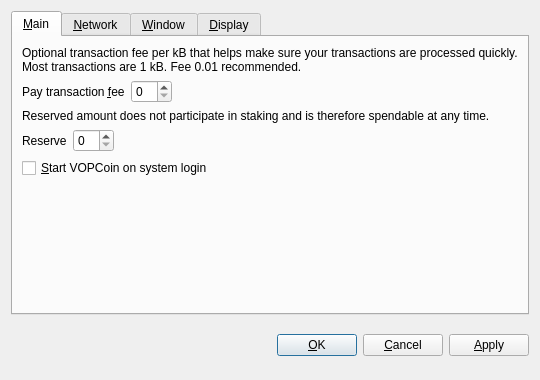
<?xml version="1.0" encoding="UTF-8"?>
<ui version="4.0">
 <class>OptionsDialog</class>
 <widget class="QDialog" name="OptionsDialog">
  <property name="geometry">
   <rect>
    <x>0</x>
    <y>0</y>
    <width>540</width>
    <height>380</height>
   </rect>
  </property>
  <property name="windowTitle">
   <string>Options</string>
  </property>
  <property name="modal">
   <bool>true</bool>
  </property>
  <layout class="QVBoxLayout" name="verticalLayout">
   <item>
    <widget class="QTabWidget" name="tabWidget">
     <property name="tabPosition">
      <enum>QTabWidget::North</enum>
     </property>
     <property name="currentIndex">
      <number>0</number>
     </property>
     <widget class="QWidget" name="tabMain">
      <attribute name="title">
       <string>&amp;Main</string>
      </attribute>
      <layout class="QVBoxLayout" name="verticalLayout_Main">
       <item>
        <widget class="QLabel" name="transactionFeeInfoLabel">
         <property name="text">
          <string>Optional transaction fee per kB that helps make sure your transactions are processed quickly. Most transactions are 1 kB. Fee 0.01 recommended.</string>
         </property>
         <property name="textFormat">
          <enum>Qt::PlainText</enum>
         </property>
         <property name="wordWrap">
          <bool>true</bool>
         </property>
        </widget>
       </item>
       <item>
        <layout class="QHBoxLayout" name="horizontalLayoutFee">
         <item>
          <widget class="QLabel" name="transactionFeeLabel">
           <property name="text">
            <string>Pay transaction &amp;fee</string>
           </property>
           <property name="textFormat">
            <enum>Qt::PlainText</enum>
           </property>
           <property name="buddy">
            <cstring>transactionFee</cstring>
           </property>
          </widget>
         </item>
         <item>
          <widget class="BitcoinAmountField" name="transactionFee"/>
         </item>
         <item>
          <spacer name="horizontalSpacerFee">
           <property name="orientation">
            <enum>Qt::Horizontal</enum>
           </property>
           <property name="sizeHint" stdset="0">
            <size>
             <width>40</width>
             <height>20</height>
            </size>
           </property>
          </spacer>
         </item>
        </layout>
       </item>
       <item>
        <widget class="QLabel" name="reserveBalanceInfoLabel">
         <property name="text">
          <string>Reserved amount does not participate in staking and is therefore spendable at any time.</string>
         </property>
         <property name="textFormat">
          <enum>Qt::PlainText</enum>
         </property>
         <property name="wordWrap">
          <bool>true</bool>
         </property>
        </widget>
       </item>
       <item>
        <layout class="QHBoxLayout" name="horizontalLayoutReserveBalance">
         <item>
          <widget class="QLabel" name="reserveBalanceLabel">
           <property name="text">
            <string>Reserve</string>
           </property>
           <property name="textFormat">
            <enum>Qt::PlainText</enum>
           </property>
           <property name="buddy">
            <cstring>reserveBalance</cstring>
           </property>
          </widget>
         </item>
         <item>
          <widget class="BitcoinAmountField" name="reserveBalance"/>
         </item>
         <item>
          <spacer name="horizontalSpacerReserveBalance">
           <property name="orientation">
            <enum>Qt::Horizontal</enum>
           </property>
           <property name="sizeHint" stdset="0">
            <size>
             <width>40</width>
             <height>20</height>
            </size>
           </property>
          </spacer>
         </item>
        </layout>
       </item>
       <item>
        <widget class="QCheckBox" name="bitcoinAtStartup">
         <property name="toolTip">
          <string>Automatically start VOPCoin after logging in to the system.</string>
         </property>
         <property name="text">
          <string>&amp;Start VOPCoin on system login</string>
         </property>
        </widget>
       </item>
       <item>
        <spacer name="verticalSpacer_Main">
         <property name="orientation">
          <enum>Qt::Vertical</enum>
         </property>
         <property name="sizeHint" stdset="0">
          <size>
           <width>20</width>
           <height>40</height>
          </size>
         </property>
        </spacer>
       </item>
      </layout>
     </widget>
     <widget class="QWidget" name="tabNetwork">
      <attribute name="title">
       <string>&amp;Network</string>
      </attribute>
      <layout class="QVBoxLayout" name="verticalLayout_Network">
       <item>
        <widget class="QCheckBox" name="mapPortUpnp">
         <property name="toolTip">
          <string>Automatically open the VOPCoin client port on the router. This only works when your router supports UPnP and it is enabled.</string>
         </property>
         <property name="text">
          <string>Map port using &amp;UPnP</string>
         </property>
        </widget>
       </item>
       <item>
        <widget class="QCheckBox" name="connectSocks">
         <property name="toolTip">
          <string>Connect to the VOPCoin network through a SOCKS proxy (e.g. when connecting through Tor).</string>
         </property>
         <property name="text">
          <string>&amp;Connect through SOCKS proxy:</string>
         </property>
        </widget>
       </item>
       <item>
        <layout class="QHBoxLayout" name="horizontalLayout_Network">
         <item>
          <widget class="QLabel" name="proxyIpLabel">
           <property name="text">
            <string>Proxy &amp;IP:</string>
           </property>
           <property name="textFormat">
            <enum>Qt::PlainText</enum>
           </property>
           <property name="buddy">
            <cstring>proxyIp</cstring>
           </property>
          </widget>
         </item>
         <item>
          <widget class="QValidatedLineEdit" name="proxyIp">
           <property name="maximumSize">
            <size>
             <width>140</width>
             <height>16777215</height>
            </size>
           </property>
           <property name="toolTip">
            <string>IP address of the proxy (e.g. 127.0.0.1)</string>
           </property>
          </widget>
         </item>
         <item>
          <widget class="QLabel" name="proxyPortLabel">
           <property name="text">
            <string>&amp;Port:</string>
           </property>
           <property name="textFormat">
            <enum>Qt::PlainText</enum>
           </property>
           <property name="buddy">
            <cstring>proxyPort</cstring>
           </property>
          </widget>
         </item>
         <item>
          <widget class="QLineEdit" name="proxyPort">
           <property name="maximumSize">
            <size>
             <width>55</width>
             <height>16777215</height>
            </size>
           </property>
           <property name="toolTip">
            <string>Port of the proxy (e.g. 9050)</string>
           </property>
          </widget>
         </item>
         <item>
          <widget class="QLabel" name="socksVersionLabel">
           <property name="text">
            <string>SOCKS &amp;Version:</string>
           </property>
           <property name="textFormat">
            <enum>Qt::PlainText</enum>
           </property>
           <property name="buddy">
            <cstring>socksVersion</cstring>
           </property>
          </widget>
         </item>
         <item>
          <widget class="QValueComboBox" name="socksVersion">
           <property name="toolTip">
            <string>SOCKS version of the proxy (e.g. 5)</string>
           </property>
          </widget>
         </item>
         <item>
          <spacer name="horizontalSpacer_Network">
           <property name="orientation">
            <enum>Qt::Horizontal</enum>
           </property>
           <property name="sizeHint" stdset="0">
            <size>
             <width>40</width>
             <height>20</height>
            </size>
           </property>
          </spacer>
         </item>
        </layout>
       </item>
       <item>
        <spacer name="verticalSpacer_Network">
         <property name="orientation">
          <enum>Qt::Vertical</enum>
         </property>
         <property name="sizeHint" stdset="0">
          <size>
           <width>20</width>
           <height>40</height>
          </size>
         </property>
        </spacer>
       </item>
      </layout>
     </widget>
     <widget class="QWidget" name="tabWindow">
      <attribute name="title">
       <string>&amp;Window</string>
      </attribute>
      <layout class="QVBoxLayout" name="verticalLayout_Window">
       <item>
        <widget class="QCheckBox" name="minimizeToTray">
         <property name="toolTip">
          <string>Show only a tray icon after minimizing the window.</string>
         </property>
         <property name="text">
          <string>&amp;Minimize to the tray instead of the taskbar</string>
         </property>
        </widget>
       </item>
       <item>
        <widget class="QCheckBox" name="minimizeOnClose">
         <property name="toolTip">
          <string>Minimize instead of exit the application when the window is closed. When this option is enabled, the application will be closed only after selecting Quit in the menu.</string>
         </property>
         <property name="text">
          <string>M&amp;inimize on close</string>
         </property>
        </widget>
       </item>
       <item>
        <spacer name="verticalSpacer_Window">
         <property name="orientation">
          <enum>Qt::Vertical</enum>
         </property>
         <property name="sizeHint" stdset="0">
          <size>
           <width>20</width>
           <height>40</height>
          </size>
         </property>
        </spacer>
       </item>
      </layout>
     </widget>
     <widget class="QWidget" name="tabDisplay">
      <attribute name="title">
       <string>&amp;Display</string>
      </attribute>
      <layout class="QVBoxLayout" name="verticalLayout_Display">
       <item>
        <layout class="QHBoxLayout" name="horizontalLayout_1_Display">
         <item>
          <widget class="QLabel" name="langLabel">
           <property name="text">
            <string>User Interface &amp;language:</string>
           </property>
           <property name="textFormat">
            <enum>Qt::PlainText</enum>
           </property>
           <property name="buddy">
            <cstring>lang</cstring>
           </property>
          </widget>
         </item>
         <item>
          <widget class="QValueComboBox" name="lang">
           <property name="toolTip">
            <string>The user interface language can be set here. This setting will take effect after restarting VOPCoin.</string>
           </property>
          </widget>
         </item>
        </layout>
       </item>
       <item>
        <layout class="QHBoxLayout" name="horizontalLayout_2_Display">
         <item>
          <widget class="QLabel" name="unitLabel">
           <property name="text">
            <string>&amp;Unit to show amounts in:</string>
           </property>
           <property name="textFormat">
            <enum>Qt::PlainText</enum>
           </property>
           <property name="buddy">
            <cstring>unit</cstring>
           </property>
          </widget>
         </item>
         <item>
          <widget class="QValueComboBox" name="unit">
           <property name="toolTip">
            <string>Choose the default subdivision unit to show in the interface and when sending coins.</string>
           </property>
          </widget>
         </item>
        </layout>
       </item>
       <item>
        <widget class="QCheckBox" name="displayAddresses">
         <property name="toolTip">
          <string>Whether to show VOPCoin addresses in the transaction list or not.</string>
         </property>
         <property name="text">
          <string>&amp;Display addresses in transaction list</string>
         </property>
        </widget>
       </item>
       <item>
        <widget class="QCheckBox" name="coinControlFeatures">
         <property name="toolTip">
          <string>Whether to show coin control features or not.</string>
         </property>
         <property name="text">
          <string>Display coin &amp;control features (experts only!)</string>
         </property>
        </widget>
       </item>
       <item>
        <spacer name="verticalSpacer_Display">
         <property name="orientation">
          <enum>Qt::Vertical</enum>
         </property>
         <property name="sizeHint" stdset="0">
          <size>
           <width>20</width>
           <height>40</height>
          </size>
         </property>
        </spacer>
       </item>
      </layout>
     </widget>
    </widget>
   </item>
   <item>
    <layout class="QHBoxLayout" name="horizontalLayout_Buttons">
     <item>
      <spacer name="horizontalSpacer_1">
       <property name="orientation">
        <enum>Qt::Horizontal</enum>
       </property>
       <property name="sizeHint" stdset="0">
        <size>
         <width>40</width>
         <height>48</height>
        </size>
       </property>
      </spacer>
     </item>
     <item>
      <widget class="QLabel" name="statusLabel">
       <property name="font">
        <font>
         <weight>75</weight>
         <bold>true</bold>
        </font>
       </property>
       <property name="text">
        <string/>
       </property>
       <property name="textFormat">
        <enum>Qt::PlainText</enum>
       </property>
       <property name="wordWrap">
        <bool>true</bool>
       </property>
      </widget>
     </item>
     <item>
      <spacer name="horizontalSpacer_2">
       <property name="orientation">
        <enum>Qt::Horizontal</enum>
       </property>
       <property name="sizeHint" stdset="0">
        <size>
         <width>40</width>
         <height>48</height>
        </size>
       </property>
      </spacer>
     </item>
     <item>
      <widget class="QPushButton" name="okButton">
       <property name="text">
        <string>&amp;OK</string>
       </property>
      </widget>
     </item>
     <item>
      <widget class="QPushButton" name="cancelButton">
       <property name="text">
        <string>&amp;Cancel</string>
       </property>
       <property name="autoDefault">
        <bool>false</bool>
       </property>
      </widget>
     </item>
     <item>
      <widget class="QPushButton" name="applyButton">
       <property name="text">
        <string>&amp;Apply</string>
       </property>
       <property name="autoDefault">
        <bool>false</bool>
       </property>
      </widget>
     </item>
    </layout>
   </item>
  </layout>
 </widget>
 <customwidgets>
  <customwidget>
   <class>BitcoinAmountField</class>
   <extends>QSpinBox</extends>
   <header>bitcoinamountfield.h</header>
  </customwidget>
  <customwidget>
   <class>QValueComboBox</class>
   <extends>QComboBox</extends>
   <header>qvaluecombobox.h</header>
  </customwidget>
  <customwidget>
   <class>QValidatedLineEdit</class>
   <extends>QLineEdit</extends>
   <header>qvalidatedlineedit.h</header>
  </customwidget>
 </customwidgets>
 <resources/>
 <connections/>
</ui>
